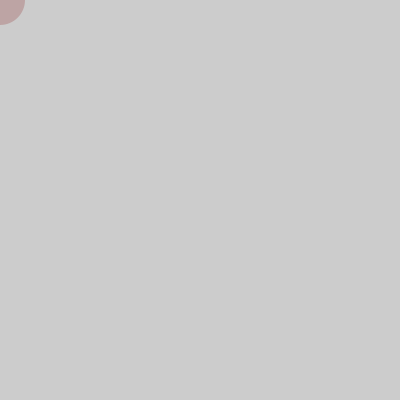
Frame 1 (no input)
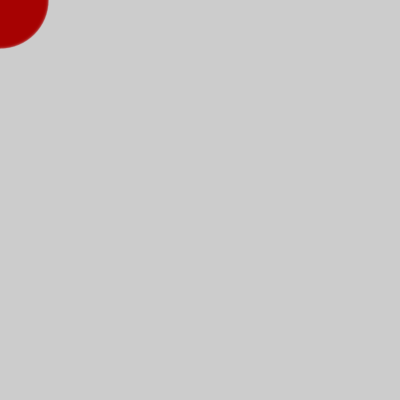
Frame 60 (the mouse pressed at the canvas centre just before this capture)
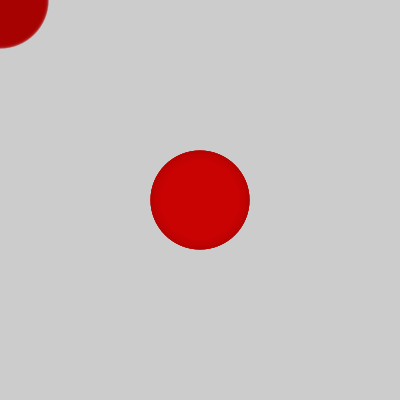
Frame 120 (the mouse held since frame 60 and released just before this capture)

The Processing sketch that drew these frames (run headless with seeded random() and noise(); from frame 60 on, the mouse is pressed at the canvas centre):

// Processing sketch: processing_178429
// ── processing_178429.pde

/*
 * Red Snake (Serpiente Roja)
 *
 * Programa para crear una serpiente roja moviendose por la pantalla
 * 
 * Paso 6:
 *  - cambia el tamaño del circulo en funcion del tiempo
 *  - al igual que antes, necesitaras crear una variable
 *    para almacenar el valor del tamaño
 *  - puedes usar la misma funcion que para el color, pero
 *    cambiando la frecuencia
 *  - para mejor efecto visual, añade transparencia al color
 *
 * (c) 2013 D. Cuartielles, Arduino Verkstad, Suecia 
 */
 
int rojo = 255;
int tiempo = 0;
int diametro = 50;
  
void setup() {
  size(400, 400);
}
 
void draw() {
  tiempo = tiempo + 1;     
  rojo = int(128 * (1 + sin(tiempo * 2 * PI / frameRate / 20))); 
  diametro = int(50 * (1 + sin( tiempo * 2 * PI / frameRate / 5))); // Modifica el diametro del circulo con el paso del tiempo
   
  noStroke();             
  fill(rojo, 0, 0, 50);  // Añade un 50% de transparencia al color
  ellipse(mouseX, mouseY, diametro, diametro); 
}
